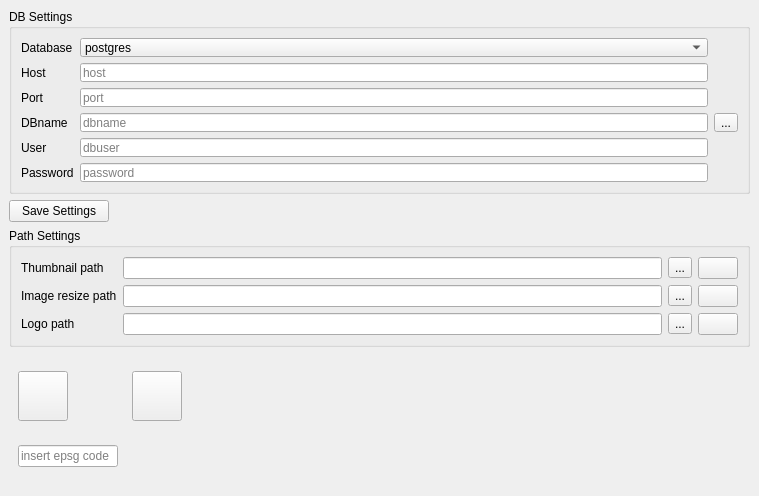
     <widget class="QWidget" name="tab">
      <property name="sizePolicy">
       <sizepolicy hsizetype="Preferred" vsizetype="Preferred">
        <horstretch>0</horstretch>
        <verstretch>0</verstretch>
       </sizepolicy>
      </property>
      <attribute name="title">
       <string>Connection settings</string>
      </attribute>
      <widget class="QWidget" name="">
       <property name="geometry">
        <rect>
         <x>9</x>
         <y>9</y>
         <width>741</width>
         <height>338</height>
        </rect>
       </property>
       <layout class="QGridLayout" name="gridLayout_18">
        <item row="0" column="0">
         <widget class="QgsCollapsibleGroupBox" name="groupBox_3">
          <property name="title">
           <string>DB Settings</string>
          </property>
          <layout class="QGridLayout" name="gridLayout">
           <item row="0" column="0">
            <widget class="QLabel" name="label">
             <property name="text">
              <string>Database</string>
             </property>
            </widget>
           </item>
           <item row="0" column="1">
            <widget class="QComboBox" name="comboBox_Database">
             <property name="enabled">
              <bool>true</bool>
             </property>
             <property name="mouseTracking">
              <bool>false</bool>
             </property>
             <property name="contextMenuPolicy">
              <enum>Qt::DefaultContextMenu</enum>
             </property>
             <property name="acceptDrops">
              <bool>false</bool>
             </property>
             <property name="editable">
              <bool>false</bool>
             </property>
             <property name="duplicatesEnabled">
              <bool>false</bool>
             </property>
             <property name="frame">
              <bool>true</bool>
             </property>
             <item>
              <property name="text">
               <string>postgres</string>
              </property>
             </item>
             <item>
              <property name="text">
               <string>sqlite</string>
              </property>
             </item>
            </widget>
           </item>
           <item row="1" column="0">
            <widget class="QLabel" name="label_2">
             <property name="text">
              <string>Host</string>
             </property>
            </widget>
           </item>
           <item row="1" column="1">
            <widget class="QLineEdit" name="lineEdit_Host">
             <property name="text">
              <string/>
             </property>
             <property name="placeholderText">
              <string>host</string>
             </property>
            </widget>
           </item>
           <item row="2" column="0">
            <widget class="QLabel" name="label_7">
             <property name="text">
              <string>Port</string>
             </property>
            </widget>
           </item>
           <item row="2" column="1">
            <widget class="QLineEdit" name="lineEdit_Port">
             <property name="text">
              <string/>
             </property>
             <property name="placeholderText">
              <string>port</string>
             </property>
            </widget>
           </item>
           <item row="3" column="0">
            <widget class="QLabel" name="label_3">
             <property name="text">
              <string>DBname</string>
             </property>
            </widget>
           </item>
           <item row="3" column="1">
            <widget class="QLineEdit" name="lineEdit_DBname">
             <property name="maximumSize">
              <size>
               <width>700</width>
               <height>16777215</height>
              </size>
             </property>
             <property name="text">
              <string/>
             </property>
             <property name="placeholderText">
              <string>dbname</string>
             </property>
            </widget>
           </item>
           <item row="3" column="2">
            <widget class="QToolButton" name="toolButton_db">
             <property name="text">
              <string>...</string>
             </property>
            </widget>
           </item>
           <item row="4" column="0">
            <widget class="QLabel" name="label_4">
             <property name="text">
              <string>User</string>
             </property>
            </widget>
           </item>
           <item row="4" column="1">
            <widget class="QLineEdit" name="lineEdit_User">
             <property name="inputMethodHints">
              <set>Qt::ImhNone</set>
             </property>
             <property name="text">
              <string/>
             </property>
             <property name="placeholderText">
              <string>dbuser</string>
             </property>
            </widget>
           </item>
           <item row="5" column="0">
            <widget class="QLabel" name="label_5">
             <property name="text">
              <string>Password</string>
             </property>
            </widget>
           </item>
           <item row="5" column="1">
            <widget class="QLineEdit" name="lineEdit_Password">
             <property name="inputMask">
              <string notr="true"/>
             </property>
             <property name="text">
              <string notr="true"/>
             </property>
             <property name="echoMode">
              <enum>QLineEdit::Password</enum>
             </property>
             <property name="placeholderText">
              <string>password</string>
             </property>
            </widget>
           </item>
          </layout>
         </widget>
        </item>
        <item row="3" column="0">
         <widget class="QgsCollapsibleGroupBox" name="groupBox_4">
          <property name="title">
           <string>Path Settings</string>
          </property>
          <layout class="QGridLayout" name="gridLayout_10">
           <item row="0" column="0">
            <widget class="QLabel" name="label_10">
             <property name="text">
              <string>Thumbnail path</string>
             </property>
            </widget>
           </item>
           <item row="0" column="1">
            <widget class="QLineEdit" name="lineEdit_Thumb_path">
             <property name="whatsThis">
              <string>&lt;html&gt;&lt;head/&gt;&lt;body&gt;&lt;p&gt;path where you want save the thumbnails&lt;/p&gt;&lt;/body&gt;&lt;/html&gt;</string>
             </property>
             <property name="text">
              <string/>
             </property>
            </widget>
           </item>
           <item row="0" column="2">
            <widget class="QToolButton" name="toolButton_thumbpath">
             <property name="text">
              <string>...</string>
             </property>
            </widget>
           </item>
           <item row="0" column="3">
            <widget class="QPushButton" name="pbnOpenthumbDirectory">
             <property name="icon">
              <iconset resource="../../resources/resources.qrc">
               <normaloff>:/icons/open-folder.png</normaloff>:/icons/open-folder.png</iconset>
             </property>
            </widget>
           </item>
           <item row="1" column="0">
            <widget class="QLabel" name="label_40">
             <property name="text">
              <string>Image resize path</string>
             </property>
            </widget>
           </item>
           <item row="1" column="1">
            <widget class="QLineEdit" name="lineEdit_Thumb_resize">
             <property name="whatsThis">
              <string>&lt;html&gt;&lt;head/&gt;&lt;body&gt;&lt;p&gt;path where you want save the image hight quality&lt;/p&gt;&lt;/body&gt;&lt;/html&gt;</string>
             </property>
             <property name="text">
              <string/>
             </property>
             <property name="placeholderText">
              <string/>
             </property>
            </widget>
           </item>
           <item row="1" column="2">
            <widget class="QToolButton" name="toolButton_resizepath">
             <property name="text">
              <string>...</string>
             </property>
            </widget>
           </item>
           <item row="1" column="3">
            <widget class="QPushButton" name="pbnOpenresizeDirectory">
             <property name="icon">
              <iconset resource="../../resources/resources.qrc">
               <normaloff>:/icons/open-folder.png</normaloff>:/icons/open-folder.png</iconset>
             </property>
            </widget>
           </item>
           <item row="2" column="0">
            <widget class="QLabel" name="label_16">
             <property name="enabled">
              <bool>true</bool>
             </property>
             <property name="text">
              <string>Logo path</string>
             </property>
             <property name="scaledContents">
              <bool>true</bool>
             </property>
            </widget>
           </item>
           <item row="2" column="1">
            <widget class="QLineEdit" name="lineEdit_Logo_path">
             <property name="enabled">
              <bool>true</bool>
             </property>
             <property name="text">
              <string/>
             </property>
            </widget>
           </item>
           <item row="2" column="2">
            <widget class="QToolButton" name="toolButton_resizepath_2">
             <property name="text">
              <string>...</string>
             </property>
            </widget>
           </item>
           <item row="2" column="3">
            <widget class="QPushButton" name="pbnOpenresizeDirectory_2">
             <property name="icon">
              <iconset resource="../../resources/resources.qrc">
               <normaloff>:/icons/open-folder.png</normaloff>:/icons/open-folder.png</iconset>
             </property>
            </widget>
           </item>
          </layout>
         </widget>
        </item>
        <item row="2" column="0">
         <widget class="QPushButton" name="pushButton_save">
          <property name="maximumSize">
           <size>
            <width>100</width>
            <height>16777215</height>
           </size>
          </property>
          <property name="focusPolicy">
           <enum>Qt::NoFocus</enum>
          </property>
          <property name="text">
           <string>Save Settings</string>
          </property>
          <property name="icon">
           <iconset resource="../../resources/resources.qrc">
            <normaloff>:/icons/save_setting.png</normaloff>:/icons/save_setting.png</iconset>
          </property>
          <property name="checkable">
           <bool>false</bool>
          </property>
          <property name="autoDefault">
           <bool>true</bool>
          </property>
         </widget>
        </item>
       </layout>
      </widget>
      <widget class="QWidget" name="">
       <property name="geometry">
        <rect>
         <x>10</x>
         <y>353</y>
         <width>181</width>
         <height>134</height>
        </rect>
       </property>
       <layout class="QGridLayout" name="gridLayout_11">
        <item row="0" column="1">
         <widget class="QPushButton" name="pushButton_upd_postgres">
          <property name="enabled">
           <bool>true</bool>
          </property>
          <property name="minimumSize">
           <size>
            <width>50</width>
            <height>50</height>
           </size>
          </property>
          <property name="maximumSize">
           <size>
            <width>50</width>
            <height>50</height>
           </size>
          </property>
          <property name="icon">
           <iconset resource="../../resources/resources.qrc">
            <normaloff>:/icons/db_update_postgres.png</normaloff>:/icons/db_update_postgres.png</iconset>
          </property>
          <property name="iconSize">
           <size>
            <width>40</width>
            <height>40</height>
           </size>
          </property>
         </widget>
        </item>
        <item row="0" column="0">
         <widget class="QPushButton" name="pushButton_upd_sqlite">
          <property name="enabled">
           <bool>true</bool>
          </property>
          <property name="sizePolicy">
           <sizepolicy hsizetype="Expanding" vsizetype="Fixed">
            <horstretch>0</horstretch>
            <verstretch>0</verstretch>
           </sizepolicy>
          </property>
          <property name="minimumSize">
           <size>
            <width>50</width>
            <height>50</height>
           </size>
          </property>
          <property name="maximumSize">
           <size>
            <width>50</width>
            <height>50</height>
           </size>
          </property>
          <property name="text">
           <string/>
          </property>
          <property name="icon">
           <iconset resource="../../resources/resources.qrc">
            <normaloff>:/icons/db_update_sqlite.png</normaloff>:/icons/db_update_sqlite.png</iconset>
          </property>
          <property name="iconSize">
           <size>
            <width>40</width>
            <height>40</height>
           </size>
          </property>
         </widget>
        </item>
        <item row="1" column="0">
         <widget class="QLineEdit" name="lineEdit_crs">
          <property name="enabled">
           <bool>true</bool>
          </property>
          <property name="maximumSize">
           <size>
            <width>100</width>
            <height>16777215</height>
           </size>
          </property>
          <property name="text">
           <string/>
          </property>
          <property name="placeholderText">
           <string>insert epsg code</string>
          </property>
         </widget>
        </item>
       </layout>
      </widget>
     </widget>
